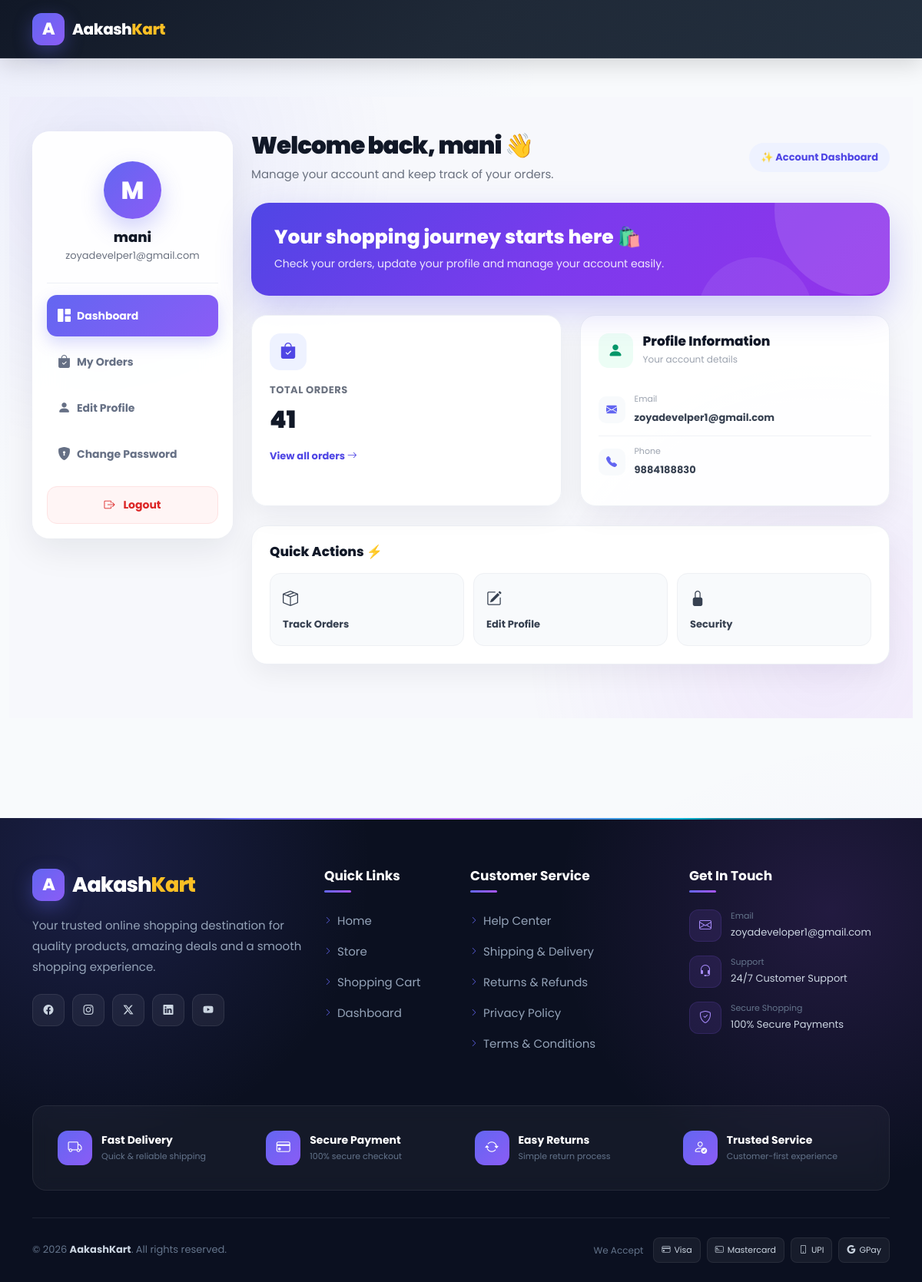
Screenshot of /accounts/dashboard/ (signed in) with the database file from the repository.
### accounts/models.py (models this page shows, shortened)
class Account(AbstractBaseUser):
    first_name     = models.CharField(max_length=50)
    last_name      = models.CharField(max_length=50)
    username       = models.CharField(max_length=50, unique=True)
    email          = models.EmailField(max_length=100, unique=True)
    phone_number   = models.CharField(max_length=15, blank=True)
    address_line_1 = models.CharField(max_length=100, blank=True)
    address_line_2 = models.CharField(max_length=100, blank=True)
    city           = models.CharField(max_length=50, blank=True)
    state          = models.CharField(max_length=50, blank=True)
    country        = models.CharField(max_length=50, blank=True)
    profile_picture = models.ImageField(upload_to='users/', blank=True, null=True)
    date_joined    = models.DateTimeField(auto_now_add=True)
    last_login     = models.DateTimeField(auto_now_add=True)
    is_admin       = models.BooleanField(default=False)
    is_staff       = models.BooleanField(default=False)
    is_active      = models.BooleanField(default=False)
    is_superadmin  = models.BooleanField(default=False)
    USERNAME_FIELD = 'email'
    REQUIRED_FIELDS = ['username', 'first_name', 'last_name']
    objects = MyAccountManager()

### accounts/views.py (the view)
# urls.py: path('dashboard/', views.dashboard, name='dashboard'),
@login_required(login_url='login')
def dashboard(request):
    orders_count = Order.objects.filter(user=request.user).count()
    return render(request, 'accounts/dashboard.html', {'orders_count': orders_count})

### category/context_processors.py (called while the page is built)
def menu_links(request):
    links = Category.objects.all()
    return dict(links=links)

### templates/accounts/dashboard.html (shortened to what this page needs)
{% extends 'base.html' %}
{% load static %}
{% block content %}
<section class="dashboard-page">
    <div class="container">
        <div class="row g-4">
            <aside class="col-lg-3">
                <div class="dashboard-sidebar">
                    <div class="profile-mini">
                        <div class="profile-avatar">
                            {% if user.first_name %}
                                {{ user.first_name|first|upper }}
                            {% else %}
                                U
                            {% endif %}
                        </div>
                        <h5>
                            {{ user.first_name|default:"User" }}
                        </h5>
                        <p>
                            {{ user.email }}
                        </p>
                    </div>
                    <nav class="dashboard-nav">
                        <a
                            href="{% url 'dashboard' %}"
                            class="active"
                        >
                            <i class="bi bi-grid-1x2-fill"></i>
                            Dashboard
                        </a>
                        <a href="{% url 'my_orders' %}">
                            <i class="bi bi-bag-check-fill"></i>
                            My Orders
                        </a>
                        <a href="{% url 'edit_profile' %}">
                            <i class="bi bi-person-fill"></i>
                            Edit Profile
                        </a>
                        <a href="{% url 'change_password' %}">
                            <i class="bi bi-shield-lock-fill"></i>
                            Change Password
                        </a>
                    </nav>
                    <a
                        href="{% url 'logout' %}"
                        class="logout-btn"
                    >
                        <i class="bi bi-box-arrow-right me-2"></i>
                        Logout
                    </a>
                </div>
            </aside>
            <main class="col-lg-9">
                <div class="dashboard-header">
                    <div>
                        <h1>
                            Welcome back, {{ user.first_name|default:"User" }} 👋
                        </h1>
                        <p>
                            Manage your account and keep track of your orders.
                        </p>
                    </div>
                    <div class="welcome-badge">
                        ✨ Account Dashboard
                    </div>
                </div>
                <div class="welcome-card">
                    <div class="welcome-card-content">
                        <h2>
                            Your shopping journey starts here 🛍️
                        </h2>
                        <p>
                            Check your orders, update your profile and manage your account easily.
                        </p>
                    </div>
                </div>
                <div class="row g-4">
                    <div class="col-md-6">
                        <div class="stat-card">
                            <div class="stat-icon orders-icon">
                                <i class="bi bi-bag-check-fill"></i>
                            </div>
                            <h6>
                                Total Orders
                            </h6>
                            <div class="stat-number">
                                {{ orders_count }}
                            </div>
                            <a
                                href="{% url 'my_orders' %}"
                                class="stat-link"
                            >
                                View all orders
                                <i class="bi bi-arrow-right"></i>
                            </a>
                        </div>
                    </div>
                    <div class="col-md-6">
                        <div class="profile-card">
                            <div class="profile-card-header">
                                <div class="profile-card-icon">
                                    <i class="bi bi-person-fill"></i>
                                </div>
                                <div>
                                    <h5>
                                        Profile Information
                                    </h5>
                                    <small>
                                        Your account details
                                    </small>
                                </div>
                            </div>
                            <div class="profile-detail">
                                <div class="detail-icon">
                                    <i class="bi bi-envelope-fill"></i>
                                </div>
                                <div class="detail-text">
                                    <small>Email</small>
                                    <span>
                                        {{ user.email }}
                                    </span>
                                </div>
                            </div>
                            <div class="profile-detail">
                                <div class="detail-icon">
                                    <i class="bi bi-telephone-fill"></i>
                                </div>
                                <div class="detail-text">
                                    <small>Phone</small>
                                    <span>
                                        {{ user.phone_number|default:"Not added" }}
                                    </span>
                                </div>
                            </div>
                        </div>
                    </div>
                </div>
                <div class="quick-card">
                    <h5>
                        Quick Actions ⚡
                    </h5>
                    <div class="quick-actions">
                        <a
                            href="{% url 'my_orders' %}"
                            class="quick-action"
                        >
                            <i class="bi bi-box-seam"></i>
                            Track Orders
                        </a>
                        <a
                            href="{% url 'edit_profile' %}"
                            class="quick-action"
                        >
                            <i class="bi bi-pencil-square"></i>
                            Edit Profile
                        </a>
                        <a
                            href="{% url 'change_password' %}"
                            class="quick-action"
                        >
                            <i class="bi bi-lock-fill"></i>
                            Security
                        </a>
                    </div>
                </div>
            </main>
        </div>
    </div>
</section>
{% endblock %}

### templates/base.html (style rules this page uses)
:root { --primary: #6366f1; --primary-dark: #4f46e5; --primary-light: #818cf8; --purple: #8b5cf6; --pink: #ec4899; --dark: #0f172a; --dark-2: #1e293b; --dark-3: #334155; --text: #1e293b; --text-light: #64748b; --white: #ffffff; --bg: #f8fafc; --bg-soft: #eef2ff; --border: #e2e8f0; --success: #10b981; --danger: #ef4444; --warning: #f59e0b; --radius-sm: 10px; --radius-md: 16px; --radius-lg: 24px; --radius-xl: 32px; --shadow-sm: 0 4px 15px rgba(15, 23, 42, 0.06); --shadow-md: 0 10px 30px rgba(15, 23, 42, 0.10); --shadow-lg: 0 20px 50px rgba(15, 23, 42, 0.15); --transition: all 0.3s ease; }
*, *::before, *::after { margin: 0; padding: 0; box-sizing: border-box; }
html { scroll-behavior: smooth; font-size: 16px; }
body { font-family: "Poppins", "Inter", sans-serif; background: radial-gradient( circle at top left, rgba(99, 102, 241, 0.08), transparent 35% ), radial-gradient( circle at bottom right, rgba(139, 92, 246, 0.08), transparent 35% ), #f8fafc; color: var(--text); min-height: 100vh; display: flex; flex-direction: column; overflow-x: hidden; line-height: 1.6; }
a { text-decoration: none; transition: var(--transition); }

### rows the page displays
Account: first_name|first "M", first_name "mani", email "zoyadevelper1@gmail.com", phone_number "9884188830"

### other values shown
{{ orders_count }} "41"
